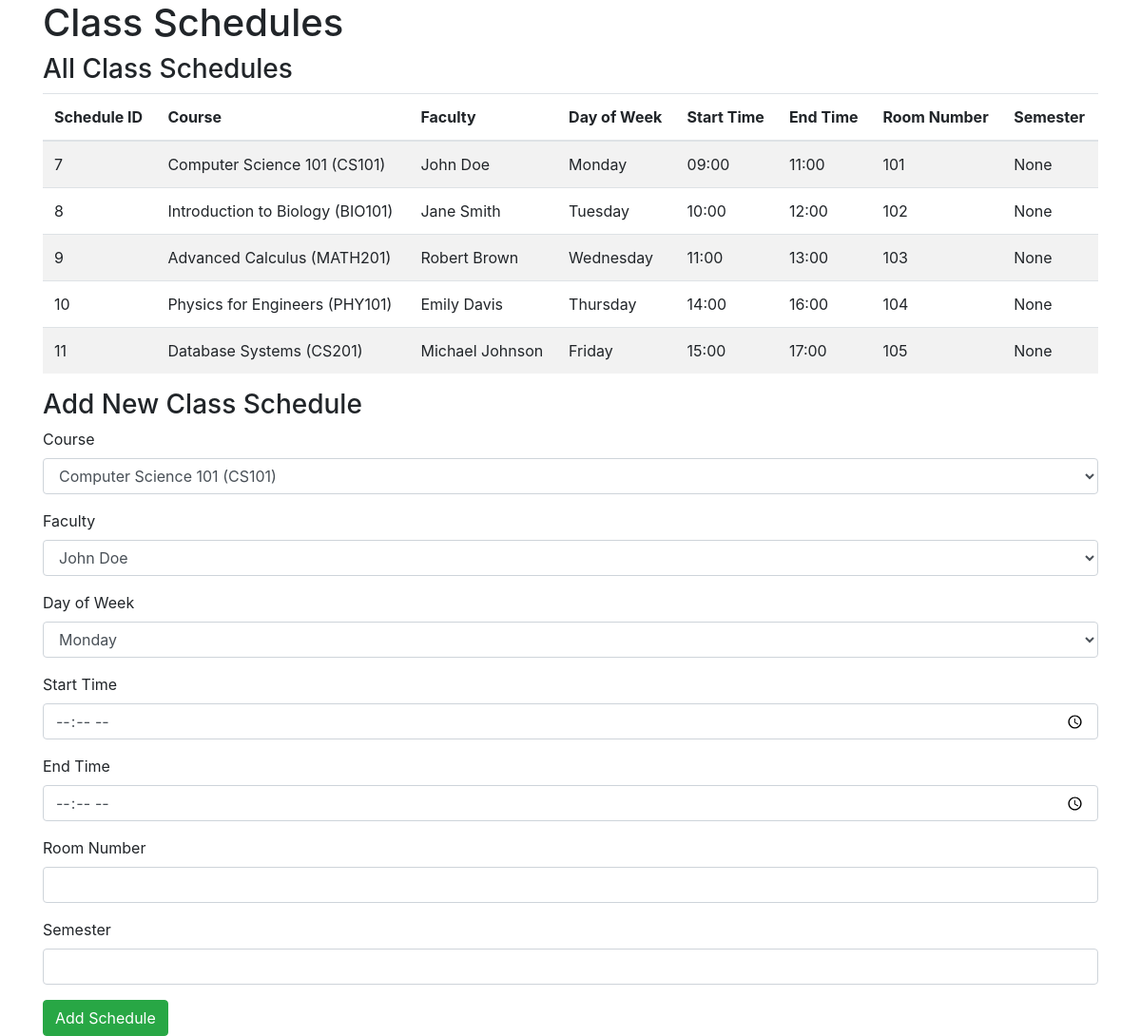
The app's page /class_schedules/ with its own data.
### flask_server/university/models.py (models this page shows, shortened)
class ClassSchedule(db.Model):
    __tablename__ = 'class_schedule'
    schedule_id = Column(Integer, primary_key=True, autoincrement=True)
    course_id = Column(Integer, ForeignKey('courses.course_id'), nullable=False)
    faculty_id = Column(Integer, ForeignKey('faculty.faculty_id'), nullable=False)
    day_of_week = Column(Text, nullable=False)
    start_time = Column(String, nullable=False)
    end_time = Column(String, nullable=False)
    room_number = Column(String)
    semester = Column(Integer, nullable=False)
    course = relationship('Course', back_populates='class_schedules')
    faculty = relationship('Faculty', back_populates='class_schedules')

class Course(db.Model):
    __tablename__ = 'courses'
    course_id = db.Column(db.Integer, primary_key=True, autoincrement=True)
    course_name = db.Column(db.String(255), nullable=False)
    course_code = db.Column(db.String(50), unique=True, nullable=False)
    department_id = db.Column(db.Integer, db.ForeignKey('departments.department_id'), nullable=False)
    credits = db.Column(db.Integer, nullable=False)
    semester = db.Column(db.String(50), nullable=False)
    department = relationship('Department', back_populates='courses')
    class_schedules = relationship('ClassSchedule', back_populates='course')
    faculty_members = relationship(
        'Faculty',
        secondary='faculty_course_association',
        back_populates='courses',
    )

class Faculty(db.Model):
    __tablename__ = 'faculty'
    faculty_id = db.Column(db.Integer, primary_key=True, autoincrement=True)
    first_name = db.Column(db.String(123), nullable=False)
    last_name = db.Column(db.String(123), nullable=False)
    email = db.Column(db.String(255), unique=True, nullable=False)
    phone_number = db.Column(db.String(15), nullable=True)
    department_id = db.Column(db.Integer, ForeignKey('departments.department_id'), nullable=False)
    hire_date = db.Column(Date, nullable=False)
    class_schedules = relationship('ClassSchedule', back_populates='faculty')
    department = relationship('Department', back_populates='faculty')
    courses = relationship(
        'Course',
        secondary='faculty_course_association',
        back_populates='faculty_members',
    )

### flask_server/university/routes.py (the view, shortened to what this page needs)
@app.route("/class_schedules/", methods=['POST', 'GET'])
def class_schedules():
    schedules = ClassSchedule.query.all()
    courses = Course.query.all()
    faculty_members = Faculty.query.all()  # Load faculty members
    return render_template('class_schedules.html', schedules=schedules, courses=courses, faculty_members=faculty_members)

### flask_server/templates/dashboards/class_schedules.html (shortened to what this page needs)
<!DOCTYPE html>
<html lang="en">
<head>
    <link rel="stylesheet" href="https://stackpath.bootstrapcdn.com/bootstrap/4.3.1/css/bootstrap.min.css">
</head>
<body>
    <div class="container">
        <h1>Class Schedules</h1>
        <h3>All Class Schedules</h3>
        <table class="table table-striped">
            <thead>
                <tr>
                    <th>Schedule ID</th>
                    <th>Course</th>
                    <th>Faculty</th>
                    <th>Day of Week</th>
                    <th>Start Time</th>
                    <th>End Time</th>
                    <th>Room Number</th>
                    <th>Semester</th>
                </tr>
            </thead>
            <tbody>
                {% for schedule in schedules %}
                <tr>
                    <td>{{ schedule.schedule_id }}</td>
                    <td>{{ schedule.course.course_name }} ({{ schedule.course.course_code }})</td>
                    <td>
                        {% if schedule.faculty %}
                        {{ schedule.faculty.first_name }} {{ schedule.faculty.last_name }}
                        {% else %}
                        No faculty assigned
                        {% endif %}
                    </td>
                    <td>{{ schedule.day_of_week }}</td>
                    <td>{{ schedule.start_time }}</td>
                    <td>{{ schedule.end_time }}</td>
                    <td>{{ schedule.room_number }}</td>
                    <td>{{ schedule.semester }}</td>
                </tr>
                {% endfor %}
            </tbody>
        </table>
        <h3>Add New Class Schedule</h3>
        <form method="POST">
            <div class="form-group">
                <label for="course_id">Course</label>
                <select name="course_id" id="course_id" class="form-control">
                    {% for course in courses %}
                        <option value="{{ course.course_id }}">{{ course.course_name }} ({{ course.course_code }})</option>
                    {% endfor %}
                </select>
            </div>
            <div class="form-group">
                <label for="faculty_id">Faculty</label>
                <select name="faculty_id" id="faculty_id" class="form-control">
                    {% for faculty in faculty_members %}
                        <option value="{{ faculty.faculty_id }}">{{ faculty.first_name }} {{ faculty.last_name }}</option>
                    {% endfor %}
                </select>
            </div>
            <div class="form-group">
                <label for="day_of_week">Day of Week</label>
                <select name="day_of_week" id="day_of_week" class="form-control">
                    <option value="Monday">Monday</option>
                </select>
            </div>
            <div class="form-group">
                <label for="start_time">Start Time</label>
                <input type="time" name="start_time" id="start_time" class="form-control" required>
            </div>
            <div class="form-group">
                <label for="end_time">End Time</label>
                <input type="time" name="end_time" id="end_time" class="form-control" required>
            </div>
            <div class="form-group">
                <label for="room_number">Room Number</label>
                <input type="text" name="room_number" id="room_number" class="form-control">
            </div>
            <div class="form-group">
                <label for="semester">Semester</label>
                <input type="number" name="semester" id="semester" class="form-control" min="1" max="8" required>
            </div>
            <button type="submit" class="btn btn-success">Add Schedule</button>
        </form>
    </div>
</body>
</html>

### records on screen
ClassSchedule: schedule_id "7", course.course_name "Computer Science 101", course.course_code "CS101", faculty.first_name "John", faculty.last_name "Doe", day_of_week "Monday", start_time "09:00", end_time "11:00", room_number "101", semester "None"
ClassSchedule: schedule_id "8", course.course_name "Introduction to Biology", course.course_code "BIO101", faculty.first_name "Jane", faculty.last_name "Smith", day_of_week "Tuesday", start_time "10:00", end_time "12:00", room_number "102", semester "None"
ClassSchedule: schedule_id "9", course.course_name "Advanced Calculus", course.course_code "MATH201", faculty.first_name "Robert", faculty.last_name "Brown", day_of_week "Wednesday", start_time "11:00", end_time "13:00", room_number "103", semester "None"
ClassSchedule: schedule_id "10", course.course_name "Physics for Engineers", course.course_code "PHY101", faculty.first_name "Emily", faculty.last_name "Davis", day_of_week "Thursday", start_time "14:00", end_time "16:00", room_number "104", semester "None"
ClassSchedule: schedule_id "11", course.course_name "Database Systems", course.course_code "CS201", faculty.first_name "Michael", faculty.last_name "Johnson", day_of_week "Friday", start_time "15:00", end_time "17:00", room_number "105", semester "None"

### other values on screen
form field course_id "Computer Science 101 (CS101)"
form field faculty_id "John Doe"
